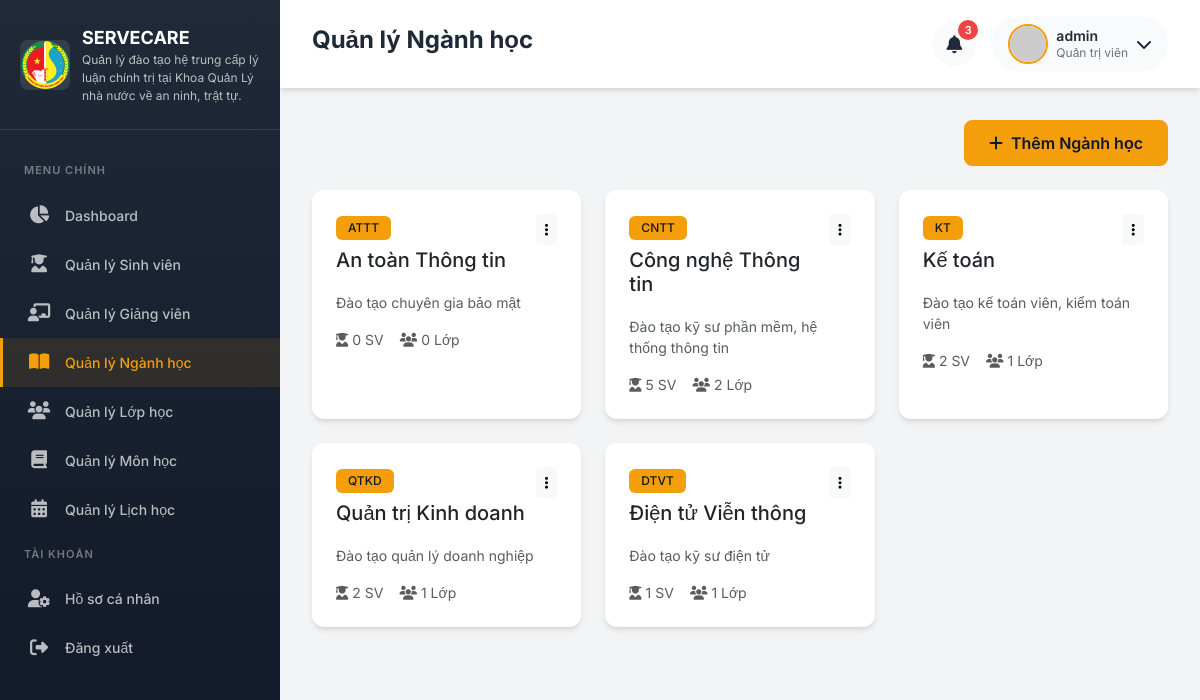
Screenshot of /admin/majors (signed in) with the database file from the repository.
### app/models.py (models this page shows, shortened)
class User(UserMixin, db.Model):
    __tablename__ = 'users'
    id = db.Column(db.Integer, primary_key=True)
    username = db.Column(db.String(64), unique=True, nullable=False, index=True)
    email = db.Column(db.String(120), unique=True, nullable=False, index=True)
    password_hash = db.Column(db.String(256), nullable=False)
    role = db.Column(db.String(20), nullable=False, default='student')  # admin, lecturer, student
    avatar = db.Column(db.String(200), default='default_avatar.png')
    is_active = db.Column(db.Boolean, default=True)
    created_at = db.Column(db.DateTime, default=datetime.utcnow)
    updated_at = db.Column(db.DateTime, default=datetime.utcnow, onupdate=datetime.utcnow)
    student = db.relationship('Student', backref='user', uselist=False, lazy=True)
    lecturer = db.relationship('Lecturer', backref='user', uselist=False, lazy=True)
    def is_admin(self):
        return self.role == 'admin'
    def get_display_name(self):
        if self.role == 'student' and self.student:
            return self.student.full_name
        elif self.role == 'lecturer' and self.lecturer:
            return self.lecturer.full_name
        return self.username

class Major(db.Model):
    __tablename__ = 'majors'
    id = db.Column(db.Integer, primary_key=True)
    code = db.Column(db.String(20), unique=True, nullable=False)
    name = db.Column(db.String(100), nullable=False)
    description = db.Column(db.Text)
    created_at = db.Column(db.DateTime, default=datetime.utcnow)
    students = db.relationship('Student', backref='major', lazy='dynamic')
    classrooms = db.relationship('Classroom', backref='major', lazy='dynamic')

### app/routes/admin.py (the view)
@admin_bp.route('/majors')
@login_required
@admin_required
def majors():
    majors = Major.query.order_by(Major.name).all()
    return render_template('admin/majors/list.html', majors=majors)

### app/models.py (called while the page is built)
@login_manager.user_loader
def load_user(user_id):
    return User.query.get(int(user_id))

### app/routes/auth.py (called while the page is built)
def admin_required(f):
    @wraps(f)
    def decorated_function(*args, **kwargs):
        if not current_user.is_authenticated or not current_user.is_admin():
            flash('Bạn không có quyền truy cập trang này!', 'danger')
            return redirect(url_for('main.index'))
        return f(*args, **kwargs)
    return decorated_function

### app/templates/admin/majors/list.html (shortened to what this page needs)
{% extends "base.html" %}
{% block page_title %}Quản lý Ngành học{% endblock %}
{% block content %}
<div class="d-flex justify-content-end mb-4">
    <a href="{{ url_for('admin.add_major') }}" class="btn btn-primary">
        <i class="fas fa-plus me-2"></i>Thêm Ngành học
    </a>
</div>
<div class="row g-4">
    {% for major in majors %}
    <div class="col-md-6 col-lg-4">
        <div class="card h-100 fade-in">
            <div class="card-body">
                <div class="d-flex justify-content-between align-items-start mb-3">
                    <div>
                        <span class="badge badge-primary mb-2">{{ major.code }}</span>
                        <h5 class="card-title mb-1">{{ major.name }}</h5>
                    </div>
                    <div class="dropdown">
                        <button class="btn btn-sm btn-light" data-bs-toggle="dropdown">
                            <i class="fas fa-ellipsis-v"></i>
                        </button>
                    </div>
                </div>
                <p class="text-muted small mb-3">{{ major.description or 'Chưa có mô tả' }}</p>
                <div class="d-flex gap-3 text-muted small">
                    <span><i class="fas fa-user-graduate me-1"></i>{{ major.students.count() }} SV</span>
                    <span><i class="fas fa-users me-1"></i>{{ major.classrooms.count() }} Lớp</span>
                </div>
            </div>
        </div>
    </div>
    {% endfor %}
</div>
{% endblock %}

### app/templates/base.html (shortened to what this page needs)
<!DOCTYPE html>
<html lang="vi">
<head>
    <link href="https://cdn.jsdelivr.net/npm/bootstrap@5.3.2/dist/css/bootstrap.min.css" rel="stylesheet">
    <link href="https://cdnjs.cloudflare.com/ajax/libs/font-awesome/6.5.1/css/all.min.css" rel="stylesheet">
</head>
<body>
    {% if current_user.is_authenticated %}
    <aside class="sidebar">
        <div class="sidebar-header">
            <a href="{{ url_for('main.index') }}" class="sidebar-brand">
                <img src="{{ url_for('static', filename='images/logo.png') }}" alt="Logo" class="sidebar-logo">
                <div class="sidebar-brand-text">
                    {{ app_short_name }}
                    <small>Quản lý đào tạo hệ trung cấp lý luận chính trị tại Khoa Quản Lý nhà nước về an ninh, trật tự.
</small>
                </div>
            </a>
        </div>
        <nav class="sidebar-menu">
            <div class="menu-label">Menu chính</div>
            {% if current_user.is_admin() %}
            <a href="{{ url_for('admin.dashboard') }}" class="menu-item {% if request.endpoint == 'admin.dashboard' %}active{% endif %}">
                <i class="fas fa-chart-pie"></i>
                <span>Dashboard</span>
            </a>
            <a href="{{ url_for('admin.students') }}" class="menu-item {% if 'student' in request.endpoint %}active{% endif %}">
                <i class="fas fa-user-graduate"></i>
                <span>Quản lý Sinh viên</span>
            </a>
            <a href="{{ url_for('admin.lecturers') }}" class="menu-item {% if 'lecturer' in request.endpoint %}active{% endif %}">
                <i class="fas fa-chalkboard-teacher"></i>
                <span>Quản lý Giảng viên</span>
            </a>
            <a href="{{ url_for('admin.majors') }}" class="menu-item {% if 'major' in request.endpoint %}active{% endif %}">
                <i class="fas fa-book-open"></i>
                <span>Quản lý Ngành học</span>
            </a>
            <a href="{{ url_for('admin.classrooms') }}" class="menu-item {% if 'classroom' in request.endpoint %}active{% endif %}">
                <i class="fas fa-users"></i>
                <span>Quản lý Lớp học</span>
            </a>
            <a href="{{ url_for('admin.subjects') }}" class="menu-item {% if 'subject' in request.endpoint %}active{% endif %}">
                <i class="fas fa-book"></i>
                <span>Quản lý Môn học</span>
            </a>
            <a href="{{ url_for('admin.schedules') }}" class="menu-item {% if 'schedule' in request.endpoint %}active{% endif %}">
                <i class="fas fa-calendar-alt"></i>
                <span>Quản lý Lịch học</span>
            </a>
            {% endif %}
            <div class="menu-label">Tài khoản</div>
            <a href="{{ url_for('auth.profile') }}" class="menu-item">
                <i class="fas fa-user-cog"></i>
                <span>Hồ sơ cá nhân</span>
            </a>
            <a href="{{ url_for('auth.logout') }}" class="menu-item">
                <i class="fas fa-sign-out-alt"></i>
                <span>Đăng xuất</span>
            </a>
        </nav>
    </aside>
    <main class="main-content">
        <header class="top-navbar">
            <h1 class="page-title">{% block page_title %}Dashboard{% endblock %}</h1>
            <div class="navbar-actions">
                <button class="notification-btn">
                    <i class="fas fa-bell"></i>
                    <span class="notification-badge">3</span>
                </button>
                <div class="user-dropdown dropdown">
                    <div class="d-flex align-items-center" data-bs-toggle="dropdown">
                        <img src="{{ url_for('static', filename='uploads/avatars/' ~ (current_user.avatar or 'default_avatar.png')) }}"
                             alt="Avatar" class="user-avatar"
                             onerror="this.src='https://ui-avatars.com/api/?name={{ current_user.get_display_name() }}&background=F59E0B&color=1F2937'">
                        <div class="user-info ms-2">
                            <div class="user-name">{{ current_user.get_display_name() }}</div>
                            <div class="user-role">
                                {% if current_user.is_admin() %}Quản trị viên
                                {% elif current_user.is_lecturer() %}Giảng viên
                                {% else %}Sinh viên{% endif %}
                            </div>
                        </div>
                        <i class="fas fa-chevron-down ms-2"></i>
                    </div>
                </div>
            </div>
        </header>
        <div class="page-content">
            {% block content %}{% endblock %}
        </div>
    </main>
    {% else %}
    {% block auth_content %}{% endblock %}
    {% endif %}
</body>
</html>

### app/templates/base.html (style rules this page uses)
:root { --primary: #F59E0B; --primary-dark: #D97706; --primary-light: #FCD34D; --secondary: #1F2937; --secondary-light: #374151; --dark: #111827; --light: #F9FAFB; --success: #10B981; --danger: #EF4444; --warning: #F59E0B; --info: #3B82F6; --border-radius: 12px; --shadow: 0 4px 6px -1px rgba(0, 0, 0, 0.1), 0 2px 4px -1px rgba(0, 0, 0, 0.06); --shadow-lg: 0 10px 15px -3px rgba(0, 0, 0, 0.1), 0 4px 6px -2px rgba(0, 0, 0, 0.05); }
* { margin: 0; padding: 0; box-sizing: border-box; }
body { font-family: 'Inter', sans-serif; background-color: #F3F4F6; color: var(--secondary); min-height: 100vh; }
.sidebar { position: fixed; top: 0; left: 0; width: 280px; height: 100vh; background: linear-gradient(180deg, var(--secondary) 0%, var(--dark) 100%); color: white; z-index: 1000; transition: all 0.3s ease; overflow-y: auto; }
.sidebar-header { padding: 24px 20px; border-bottom: 1px solid rgba(255, 255, 255, 0.1); }
.sidebar-brand { display: flex; align-items: center; gap: 12px; text-decoration: none; color: white; }
.sidebar-logo { width: 50px; height: 50px; object-fit: contain; border-radius: 8px; }
.sidebar-brand-text { font-size: 18px; font-weight: 700; }
.sidebar-brand-text small { font-size: 12px; font-weight: 400; opacity: 0.7; display: block; }
.sidebar-menu { padding: 20px 0; }
.menu-label { padding: 12px 24px; font-size: 11px; font-weight: 600; text-transform: uppercase; letter-spacing: 1px; color: rgba(255, 255, 255, 0.4); }
.menu-item { display: flex; align-items: center; padding: 14px 24px; color: rgba(255, 255, 255, 0.7); text-decoration: none; transition: all 0.2s ease; border-left: 3px solid transparent; gap: 14px; }
.menu-item.active { background: rgba(245, 158, 11, 0.1); color: var(--primary); border-left-color: var(--primary); }
.menu-item i { font-size: 18px; width: 24px; text-align: center; }
.menu-item span { font-size: 14px; font-weight: 500; }
.main-content { margin-left: 280px; min-height: 100vh; transition: all 0.3s ease; }
.top-navbar { background: white; padding: 16px 32px; display: flex; justify-content: space-between; align-items: center; box-shadow: var(--shadow); position: sticky; top: 0; z-index: 100; }
.page-title { font-size: 24px; font-weight: 700; color: var(--secondary); }
.navbar-actions { display: flex; align-items: center; gap: 16px; }
.notification-btn { width: 44px; height: 44px; border-radius: 50%; border: none; background: var(--light); color: var(--secondary); font-size: 18px; cursor: pointer; position: relative; transition: all 0.2s ease; }
.notification-badge { position: absolute; top: -2px; right: -2px; width: 20px; height: 20px; background: var(--danger); color: white; font-size: 11px; font-weight: 600; border-radius: 50%; display: flex; align-items: center; justify-content: center; }
.user-dropdown { display: flex; align-items: center; gap: 12px; padding: 8px 16px; background: var(--light); border-radius: 50px; cursor: pointer; transition: all 0.2s ease; }
.user-avatar { width: 40px; height: 40px; border-radius: 50%; object-fit: cover; border: 2px solid var(--primary); }
.user-info { line-height: 1.3; }
.user-name { font-size: 14px; font-weight: 600; color: var(--secondary); }
.user-role { font-size: 12px; color: #6B7280; }
.page-content { padding: 32px; }
.card { border: none; border-radius: var(--border-radius); box-shadow: var(--shadow); transition: all 0.3s ease; }
.card-body { padding: 24px; }
.btn-primary { background: var(--primary); border-color: var(--primary); color: var(--dark); font-weight: 600; padding: 10px 24px; border-radius: 8px; transition: all 0.2s ease; }
.badge { padding: 6px 12px; font-weight: 500; border-radius: 6px; }
.badge-primary { background: var(--primary); color: var(--dark); }
.fade-in { animation: fadeIn 0.3s ease forwards; }

### rows the page displays
User: get_display_name "admin"
Major: code "ATTT", name "An toàn Thông tin", description "Đào tạo chuyên gia bảo mật", students.count "0", classrooms.count "0"
Major: code "CNTT", name "Công nghệ Thông tin", description "Đào tạo kỹ sư phần mềm, hệ thống thông tin", students.count "5", classrooms.count "2"
Major: code "KT", name "Kế toán", description "Đào tạo kế toán viên, kiểm toán viên", students.count "2", classrooms.count "1"
Major: code "QTKD", name "Quản trị Kinh doanh", description "Đào tạo quản lý doanh nghiệp", students.count "2", classrooms.count "1"
Major: code "DTVT", name "Điện tử Viễn thông", description "Đào tạo kỹ sư điện tử", students.count "1", classrooms.count "1"

### other values shown
{{ app_short_name }} "SERVECARE"
